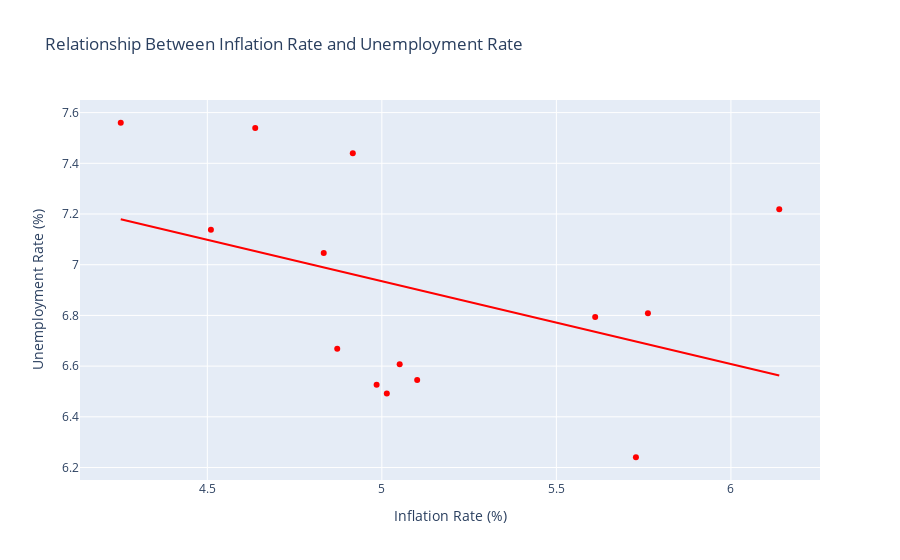

The notebook cell this image was saved under:
### Markdown cell above
# Relationship Between Inflation Rate and Unemployment Rate

### Code cell
px.scatter(yigui, 
              x='Inflation Rate (%)',
                y='Unemployment Rate (%)',
              title='Relationship Between Inflation Rate and Unemployment Rate',
              color_discrete_sequence=["red"],
                trendline="ols",
              height=400)

### Figure 1 — Plotly figure (JSON) as saved in the notebook; plotly's stock layout.template omitted (floating-point values rounded to 4 significant figures)
{"data": [{"hovertemplate": "Inflation Rate (%)=%{x}<br>Unemployment Rate (%)=%{y}<extra></extra>", "legendgroup": "", "marker": {"color": "red", "symbol": "circle"}, "mode": "markers", "name": "", "orientation": "v", "showlegend": false, "type": "scatter", "x": [6.138, 4.252, 5.014, 4.51, 4.985, 4.872, 5.728, 5.611, 5.101, 5.762, 5.051, 4.637, 4.834, 4.917], "xaxis": "x", "y": [7.219, 7.56, 6.492, 7.138, 6.527, 6.668, 6.241, 6.793, 6.545, 6.809, 6.608, 7.54, 7.046, 7.44], "yaxis": "y"}, {"hovertemplate": "<b>OLS trendline</b><br>Unemployment Rate (%) = -0.32678 * Inflation Rate (%) + 8.56871<br>R<sup>2</sup>=0.165690<br><br>Inflation Rate (%)=%{x}<br>Unemployment Rate (%)=%{y} <b>(trend)</b><extra></extra>", "legendgroup": "", "marker": {"color": "red", "symbol": "circle"}, "mode": "lines", "name": "", "showlegend": false, "type": "scatter", "x": [4.252, 4.51, 4.637, 4.834, 4.872, 4.917, 4.985, 5.014, 5.051, 5.101, 5.611, 5.728, 5.762, 6.138], "xaxis": "x", "y": [7.179, 7.095, 7.053, 6.989, 6.977, 6.962, 6.94, 6.93, 6.918, 6.902, 6.735, 6.697, 6.686, 6.563], "yaxis": "y"}], "layout": {"autosize": true, "legend": {"tracegroupgap": 0}, "title": {"text": "Relationship Between Inflation Rate and Unemployment Rate"}, "xaxis": {"anchor": "y", "autorange": true, "domain": [0, 1], "range": [4.138, 6.253], "title": {"text": "Inflation Rate (%)"}, "type": "linear"}, "yaxis": {"anchor": "x", "autorange": true, "domain": [0, 1], "range": [6.138, 7.662], "title": {"text": "Unemployment Rate (%)"}, "type": "linear"}}}
